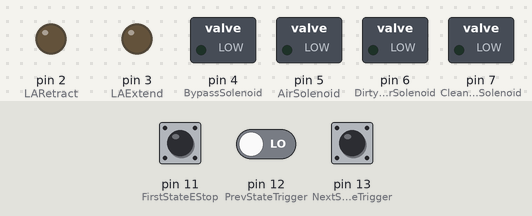
Recording of a sketch running on a simulated Arduino Uno, built with avr-gcc and run on an emulated ATmega328P. Parts: switched loads named in the sketch (green lamp = pin HIGH), output pins drawn as LEDs (lit = HIGH). The inputs (shaded band) are chosen by the test bench; at power-on: pin 13 (NextStateTrigger) LOW, pin 11 (FirstStateEStop) LOW, pin 12 (PrevStateTrigger) LOW. What the sketch prints to the serial monitor is not drawn.

Above: at 1.2 s.
1.3 s: pin 13 (NextStateTrigger) pulled HIGH for 0.15 s
At 2.0 s:
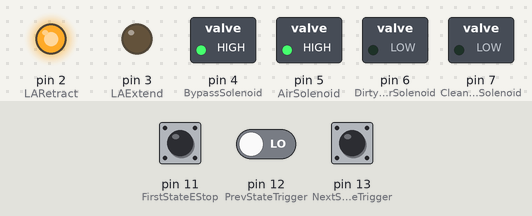
2.9 s: pin 13 (NextStateTrigger) pulled HIGH for 1 s
At 4.4 s:
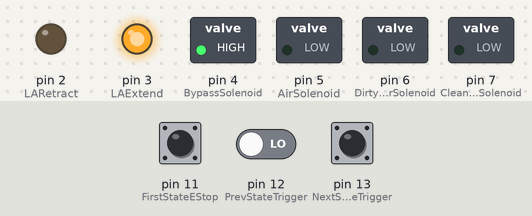
5.4 s: pin 13 (NextStateTrigger) pulled HIGH for 0.15 s
At 6.3 s:
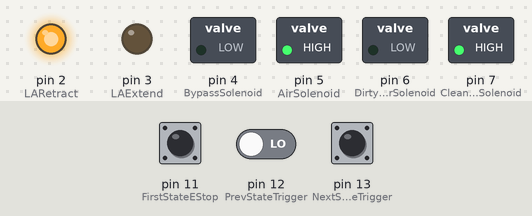
7.0 s: pin 13 (NextStateTrigger) pulled HIGH for 3.2 s
At 11.4 s:
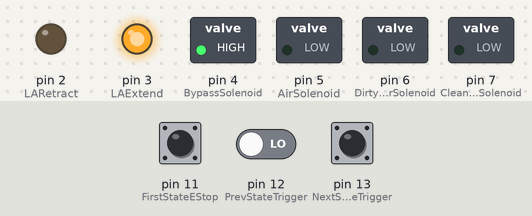
11.7 s: pin 13 (NextStateTrigger) pulled HIGH for 0.15 s
At 12.3 s:
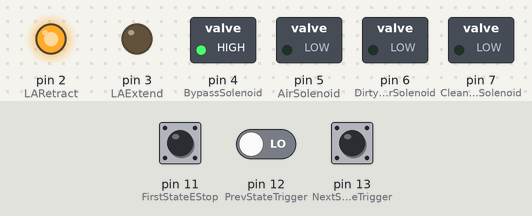
13.3 s: pin 13 (NextStateTrigger) pulled HIGH for 1 s
At 14.7 s:
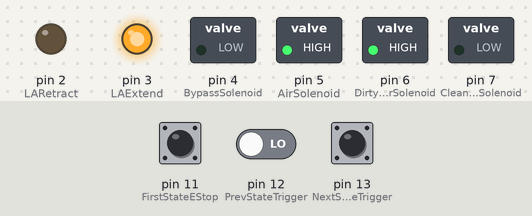
Timing chart, 0 to 16.3 s (numbered marks = the images above; inputs shaded):
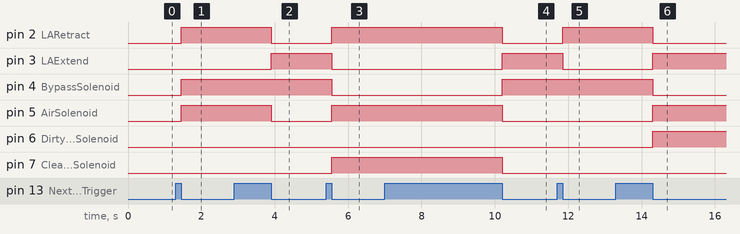

Measured:
- after the input at 1.3 s, pin 2 (LARetract), pin 4 (BypassSolenoid), pin 5 (AirSolenoid): LOW → HIGH after 0.15 s
- after the input at 2.9 s, pin 2 (LARetract), pin 5 (AirSolenoid): HIGH → LOW after 1.0 s; pin 3 (LAExtend): LOW → HIGH after 1.0 s
- after the input at 5.4 s, pin 2 (LARetract), pin 5 (AirSolenoid), pin 7 (CleanWaterSolenoid): LOW → HIGH after 0.15 s; pin 3 (LAExtend), pin 4 (BypassSolenoid): HIGH → LOW after 0.15 s
- after the input at 7.0 s, pin 2 (LARetract), pin 5 (AirSolenoid), pin 7 (CleanWaterSolenoid): HIGH → LOW after 3.2 s; pin 3 (LAExtend), pin 4 (BypassSolenoid): LOW → HIGH after 3.2 s
- after the input at 11.7 s, pin 2 (LARetract): LOW → HIGH after 0.15 s; pin 3 (LAExtend): HIGH → LOW after 0.15 s
- after the input at 13.3 s, pin 2 (LARetract), pin 4 (BypassSolenoid): HIGH → LOW after 1.0 s; pin 3 (LAExtend), pin 5 (AirSolenoid), pin 6 (DirtyWaterSolenoid): LOW → HIGH after 1.0 s

The sketch:

Washing_Machine_Code_Final.ino
```cpp
int WashState = 0;
const int LARetract = 2;
const int LAExtend = 3;
const int BypassSolenoid = 4;
const int AirSolenoid = 5;
const int DirtyWaterSolenoid = 6;
const int CleanWaterSolenoid = 7;
const int NextStateTrigger = 13;
const int PrevStateTrigger = 12;
const int FirstStateEStop = 11;
const int AmperageSensor = A1;


void setup() {
  pinMode(NextStateTrigger, INPUT);
  pinMode(PrevStateTrigger, INPUT);
  pinMode(FirstStateEStop, INPUT);
  pinMode(AmperageSensor, INPUT);
  pinMode(LARetract, OUTPUT);
  pinMode(LAExtend, OUTPUT);
  pinMode(BypassSolenoid, OUTPUT);
  pinMode(AirSolenoid, OUTPUT);
  pinMode(DirtyWaterSolenoid, OUTPUT);
  pinMode(CleanWaterSolenoid, OUTPUT);
  Serial.begin(9600);
}

void loop() {
  //State Triggers {
  if (digitalRead(NextStateTrigger) == HIGH) {
    while (digitalRead(NextStateTrigger) == HIGH) {
      delay (1);
    }
    WashState = WashState + 1;
    if ((WashState) == 8) {
      WashState = 0;
    }
    Serial.print(WashState);
  }
  if (digitalRead(PrevStateTrigger) == HIGH) {
    while (digitalRead(PrevStateTrigger) == HIGH) {
      delay (1);
    }
    WashState = WashState - 1;
    if ((WashState) == -1) {
      WashState = 7;
    }
    Serial.print(WashState);
  }
  if (digitalRead(FirstStateEStop) == HIGH) {
    while (digitalRead(FirstStateEStop) == HIGH) {
      delay (1);
    }
    WashState = 0;
    Serial.print(WashState);
  }

  // } State Triggers


  // States {

  if (WashState == 0) {
    //Resting State. Default to here for E-Stop.
    digitalWrite(LARetract, LOW);
    digitalWrite(LAExtend, LOW);
    digitalWrite(BypassSolenoid, LOW);
    digitalWrite(AirSolenoid, LOW);
    digitalWrite(DirtyWaterSolenoid, LOW);
    digitalWrite(CleanWaterSolenoid, LOW);
  }
  if (WashState == 1) {
    //Pre-Wash-Process Retraction. Primes Washing Machine for use and reduces chances of physical issues.
    digitalWrite(LARetract, HIGH);
    digitalWrite(LAExtend, LOW);
    digitalWrite(BypassSolenoid, HIGH);
    digitalWrite(AirSolenoid, HIGH);
    digitalWrite(DirtyWaterSolenoid, LOW);
    digitalWrite(CleanWaterSolenoid, LOW);
  }
  if (WashState == 2) {
    //Soaking Phase 1: NO SAFETY ON THIS PHASE AMPERAGE SENSOR NOT IN USE. Pressing shirt to displace air in Wash Chamber.
    digitalWrite(LARetract, LOW);
    digitalWrite(LAExtend, HIGH);
    digitalWrite(BypassSolenoid, HIGH);
    digitalWrite(AirSolenoid, LOW);
    digitalWrite(DirtyWaterSolenoid, LOW);
    digitalWrite(CleanWaterSolenoid, LOW);
  }
  if (WashState == 3) {
    //Soaking Phase 2: Drawing water from Clean Water Solenoid to wet shirt while expelling air.
    digitalWrite(LARetract, HIGH);
    digitalWrite(LAExtend, LOW);
    digitalWrite(BypassSolenoid, LOW);
    digitalWrite(AirSolenoid, HIGH);
    digitalWrite(DirtyWaterSolenoid, LOW);
    digitalWrite(CleanWaterSolenoid, HIGH);
  }
  if (WashState == 4) {
    //Agitation Phase 1: NO SAFETY ON THIS PHASE AMPERAGE SENSOR NOT IN USE. Compress shirt to generate flow.
    digitalWrite(LARetract, LOW);
    digitalWrite(LAExtend, HIGH);
    digitalWrite(BypassSolenoid, HIGH);
    digitalWrite(AirSolenoid, LOW);
    digitalWrite(DirtyWaterSolenoid, LOW);
    digitalWrite(CleanWaterSolenoid, LOW);
  }
  if (WashState == 5) {
    //Agitation Phase 2: Decompress shirt to generate flow.
    digitalWrite(LARetract, HIGH);
    digitalWrite(LAExtend, LOW);
    digitalWrite(BypassSolenoid, HIGH);
    digitalWrite(AirSolenoid, LOW);
    digitalWrite(DirtyWaterSolenoid, LOW);
    digitalWrite(CleanWaterSolenoid, LOW);
  }
  if (WashState == 6) {
    //Dry Phase 1: NO SAFETY ON THIS PHASE AMPERAGE SENSOR NOT IN USE. Compress shirt and intake air while expelling water.
    digitalWrite(LARetract, LOW);
    digitalWrite(LAExtend, HIGH);
    digitalWrite(BypassSolenoid, LOW);
    digitalWrite(AirSolenoid, HIGH);
    digitalWrite(DirtyWaterSolenoid, HIGH);
    digitalWrite(CleanWaterSolenoid, LOW);
  }
  if (WashState == 7) {
    //Dry Phase 2: Decompressing shirt filling wash chamber with air.
    digitalWrite(LARetract, HIGH);
    digitalWrite(LAExtend, LOW);
    digitalWrite(BypassSolenoid, HIGH);
    digitalWrite(AirSolenoid, HIGH);
    digitalWrite(DirtyWaterSolenoid, LOW);
    digitalWrite(CleanWaterSolenoid, LOW);
  }

  // } States
}
```
